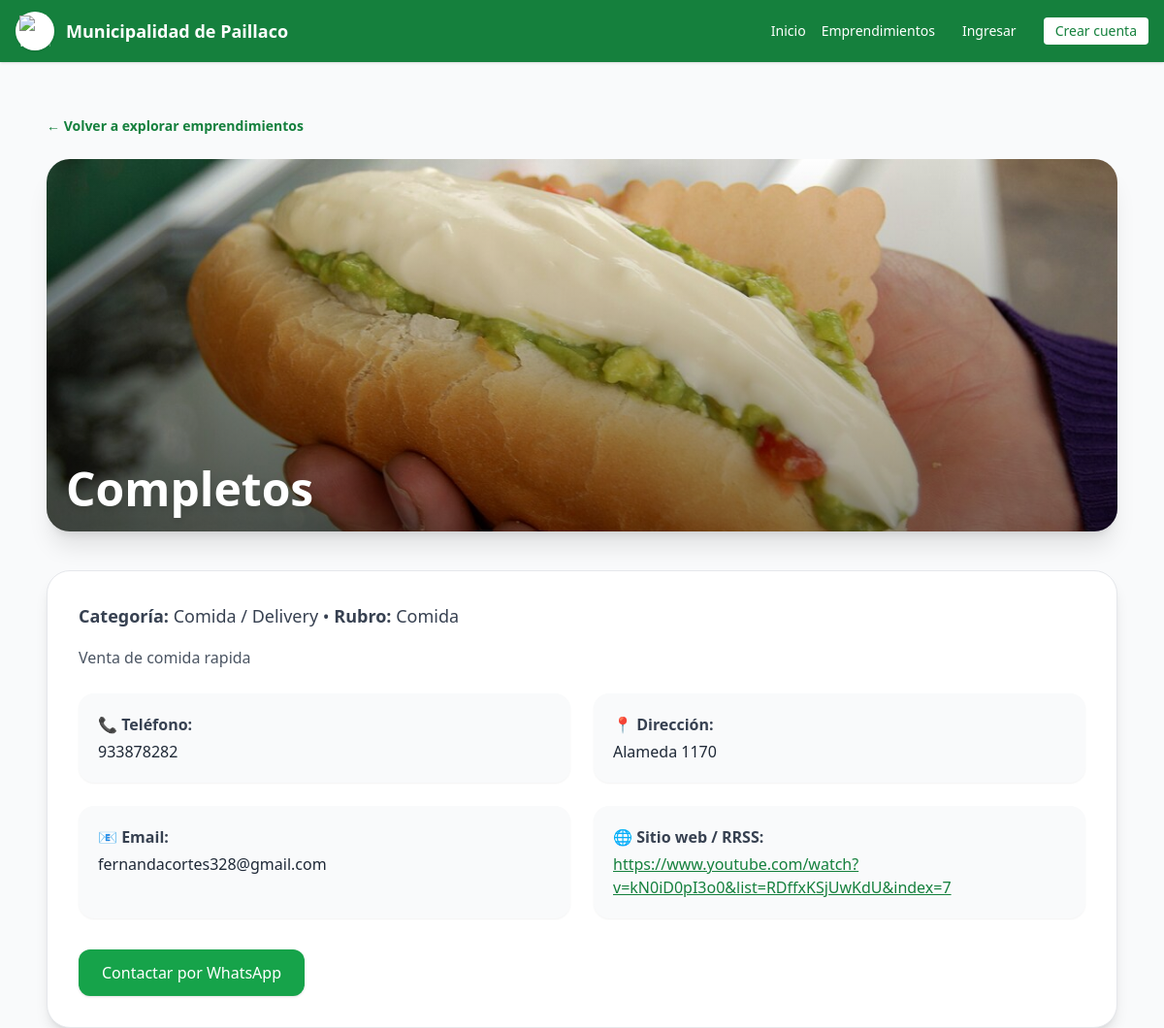
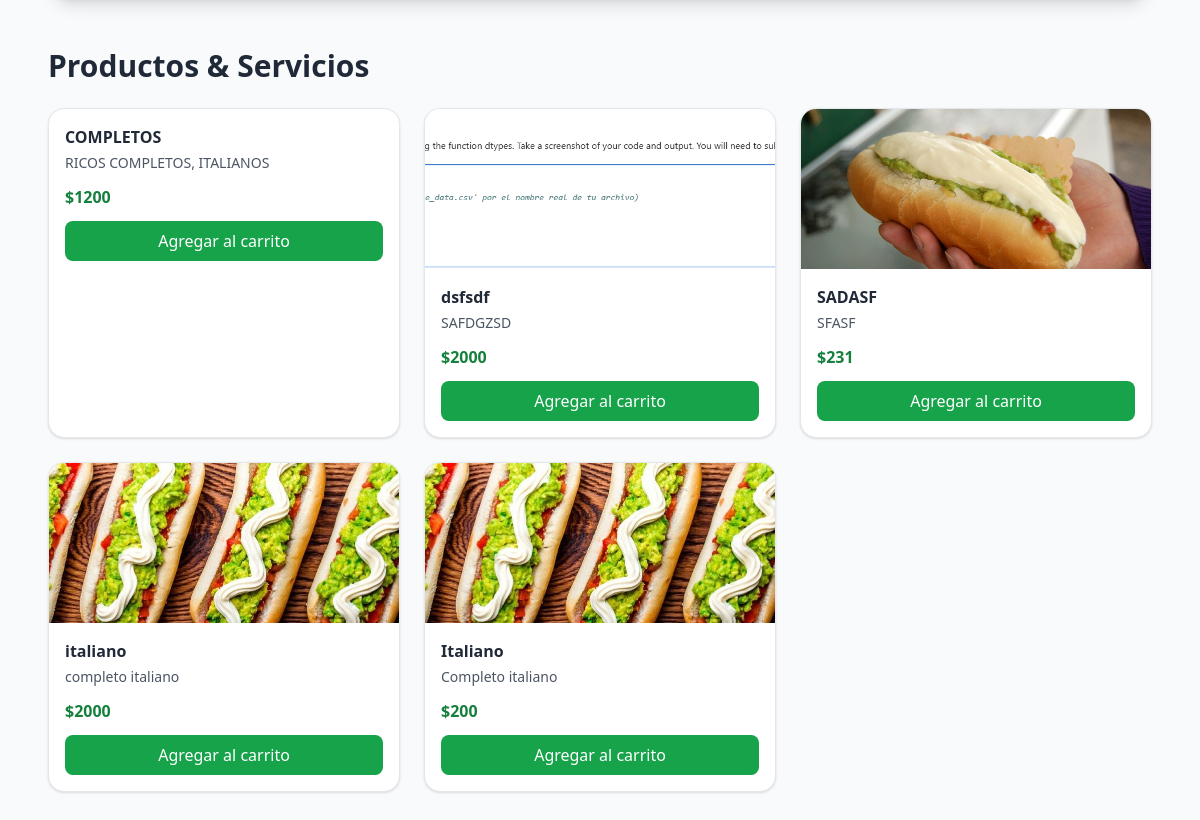
Page /directorio/2/ on the committed database (2 pictures, top to bottom).
### marketplace/models.py (models this page shows, shortened)
class Emprendimiento(models.Model):
    CATEGORIAS = [
        ("comida", "Comida / Delivery"),
        ("ropa", "Ropa / Boutique"),
        ("tienda", "Tienda general"),
        ("alimentos", "Alimentos"),
        ("servicios", "Servicios (peluquería, uñas, etc.)"),
        ("otros", "Otros"),
    ]
    owner = models.ForeignKey(
        settings.AUTH_USER_MODEL,
        on_delete=models.CASCADE,
        related_name="emprendimientos"
    )
    nombre = models.CharField(max_length=150)
    categoria = models.CharField(max_length=30, choices=CATEGORIAS)
    rubro = models.CharField(max_length=150, blank=True)
    descripcion = models.TextField(blank=True)
    direccion = models.CharField(max_length=200, blank=True)
    telefono = models.CharField(max_length=30, blank=True)
    email_contacto = models.EmailField(blank=True)
    sitio_web = models.URLField(blank=True)
    imagen = models.ImageField(upload_to="emprendimientos/", blank=True, null=True)
    imagen1 = models.ImageField(upload_to="emprendimientos/", blank=True, null=True)
    imagen2 = models.ImageField(upload_to="emprendimientos/", blank=True, null=True)
    imagen3 = models.ImageField(upload_to="emprendimientos/", blank=True, null=True)
    permite_agendar = models.BooleanField(default=False)
    permite_compras = models.BooleanField(default=False)
    is_verified = models.BooleanField(default=False)
    visitas = models.IntegerField(default=0)
    creado_en = models.DateTimeField(auto_now_add=True)
    def save(self, *args, **kwargs):
        if self.categoria == "comida":
            self.permite_agendar = False
            self.permite_compras = True
        elif self.categoria in ["ropa", "tienda", "alimentos"]:
            self.permite_agendar = False
            self.permite_compras = True
        elif self.categoria == "servicios":
            self.permite_agendar = True
            self.permite_compras = False
        else:
            self.permite_agendar = False
            self.permite_compras = False
        super().save(*args, **kwargs)

class Producto(models.Model):
    TIPO_CHOICES = [
        ("menu", "Plato / Menú"),
        ("producto", "Producto"),
        ("servicio", "Servicio"),
    ]
    emprendimiento = models.ForeignKey(
        "Emprendimiento",
        on_delete=models.CASCADE,
        related_name="productos"
    )
    nombre = models.CharField(max_length=150)
    descripcion = models.TextField(blank=True)
    precio = models.DecimalField(max_digits=10, decimal_places=0)
    tipo = models.CharField(max_length=20, choices=TIPO_CHOICES, default="producto")
    imagen = models.ImageField(upload_to="productos/", blank=True, null=True)
    disponible = models.BooleanField(default=True)

### marketplace/views.py (the view, shortened to what this page needs)
# urls.py: path("directorio/<int:pk>/", views.emprendimiento_detalle, name="emprendimiento_detalle"),
def emprendimiento_detalle(request, pk):
    emprendimiento = get_object_or_404(Emprendimiento, pk=pk)
    emprendimiento.visitas = (emprendimiento.visitas or 0) + 1
    emprendimiento.save(update_fields=["visitas"])
    productos_qs = Producto.objects.filter(emprendimiento=emprendimiento)
    menu_items = None
    if emprendimiento.categoria == "comida":
        menu_items = productos_qs.filter(tipo="menu")
    productos_generales = None
    if emprendimiento.categoria in ["ropa", "tienda", "alimentos"]:
        productos_generales = productos_qs.filter(tipo="producto")
    servicios_ofrecidos = None
    reserva_form = None
    mensaje_reserva = None
    context = {
        "emprendimiento": emprendimiento,
        "menu_items": menu_items,
        "productos_generales": productos_generales,
        "servicios_ofrecidos": servicios_ofrecidos,
        "reserva_form": reserva_form,
        "mensaje_reserva": mensaje_reserva,
    }
    return render(request, "marketplace/emprendimiento_detalle.html", context)

### marketplace/context_processors.py (called while the page is built)
def carrito_count(request):
    carrito = request.session.get("carrito", {})
    total = 0
    for item in carrito.values():
        cantidad = item.get("cantidad", 1)
        total += cantidad
    return {"carrito_count": total}

def carrito_context(request):
    count = 0
    if request.user.is_authenticated:
        count = CarritoItem.objects.filter(user=request.user).count()
    else:
        cart = request.session.get("cart", [])
        count = sum(item.get("cantidad", 1) for item in cart)
    return {"carrito_count": count}

### templates/marketplace/emprendimiento_detalle.html (shortened to what this page needs)
{% extends "base.html" %}
{% load static %}
{% block content %}
<div class="max-w-6xl mx-auto p-6">
    <a href="{% url 'directory' %}"
       class="text-green-700 hover:text-green-900 text-sm font-semibold flex items-center gap-1 mb-6">
        ← Volver a explorar emprendimientos
    </a>
    <div class="relative w-full h-72 md:h-96 rounded-3xl overflow-hidden shadow-xl mb-10">
        {% if emprendimiento.imagen %}
            <img src="{{ emprendimiento.imagen.url }}"
                 class="w-full h-full object-cover">
        {% else %}
            <div class="w-full h-full bg-gray-200 flex items-center justify-center text-gray-500">
                Sin imagen disponible
            </div>
        {% endif %}
        <div class="absolute inset-0 bg-gradient-to-t from-black/40 to-transparent"></div>
        <div class="absolute bottom-5 left-5 text-white">
            <h1 class="text-4xl md:text-5xl font-bold drop-shadow-lg">
                {{ emprendimiento.nombre }}
            </h1>
        </div>
    </div>
    <div class="bg-white rounded-3xl shadow-lg border border-gray-200 p-8 mb-12">
        <p class="text-lg text-gray-700 mb-4">
            <span class="font-bold">Categoría:</span> {{ emprendimiento.get_categoria_display }}
            {% if emprendimiento.rubro %}
                • <span class="font-bold">Rubro:</span> {{ emprendimiento.rubro }}
            {% endif %}
        </p>
        {% if emprendimiento.descripcion %}
        <div class="text-gray-600 leading-relaxed mb-6">
            {{ emprendimiento.descripcion }}
        </div>
        {% endif %}
        <div class="grid md:grid-cols-2 gap-6">
            <div class="bg-gray-50 p-5 rounded-2xl shadow-sm">
                <h3 class="font-semibold text-gray-700 mb-1">📞 Teléfono:</h3>
                <p class="text-gray-800">{{ emprendimiento.telefono }}</p>
            </div>
            <div class="bg-gray-50 p-5 rounded-2xl shadow-sm">
                <h3 class="font-semibold text-gray-700 mb-1">📍 Dirección:</h3>
                <p class="text-gray-800">{{ emprendimiento.direccion }}</p>
            </div>
            <div class="bg-gray-50 p-5 rounded-2xl shadow-sm">
                <h3 class="font-semibold text-gray-700 mb-1">📧 Email:</h3>
                <p class="text-gray-800">{{ emprendimiento.email_contacto }}</p>
            </div>
            {% if emprendimiento.sitio_web %}
            <div class="bg-gray-50 p-5 rounded-2xl shadow-sm">
                <h3 class="font-semibold text-gray-700 mb-1">🌐 Sitio web / RRSS:</h3>
                <a href="{{ emprendimiento.sitio_web }}" target="_blank"
                   class="text-green-700 hover:text-green-900 underline break-words">
                    {{ emprendimiento.sitio_web }}
                </a>
            </div>
            {% endif %}
        </div>
        <div class="mt-8 flex flex-wrap gap-4">
            <a href="https://wa.me/56{{ emprendimiento.telefono }}" target="_blank"
               class="px-6 py-3 bg-green-600 text-white rounded-xl shadow hover:bg-green-700 transition">
                Contactar por WhatsApp
            </a>
        </div>
    </div>
{% if productos_generales or menu_items or servicios_ofrecidos %}
<h2 class="text-3xl font-bold text-gray-800 mt-12 mb-6">Productos & Servicios</h2>
<div class="grid md:grid-cols-3 gap-6">
    {% if menu_items %}
        {% for p in menu_items %}
        <div class="bg-white border rounded-2xl shadow hover:shadow-lg transition overflow-hidden">
            {% if p.imagen %}
            <img src="{{ p.imagen.url }}" class="w-full h-40 object-cover">
            {% endif %}
            <div class="p-4">
                <h3 class="font-semibold text-gray-800">{{ p.nombre }}</h3>
                <p class="text-sm text-gray-600 mt-1">{{ p.descripcion }}</p>
                <p class="mt-3 font-bold text-green-700">${{ p.precio }}</p>
                <form method="POST" action="{% url 'agregar_al_carrito' p.id %}">
                    <button class="w-full bg-green-600 text-white p-2 rounded-lg hover:bg-green-700 mt-3">
                        Agregar al carrito
                    </button>
                </form>
            </div>
        </div>
        {% endfor %}
    {% endif %}
</div>
{% endif %}
</div>
{% endblock %}

### rows in the picture
Emprendimiento: imagen (picture), nombre "Completos", categoria "Comida / Delivery", rubro "Comida", descripcion "Venta de comida rapida", telefono "933878282", direccion "Alameda 1170", email_contacto "fernandacortes328@gmail.com", sitio_web "https://www.youtube.com/watch?v=kN0iD0pI3o0&list=RDffxKSjUwKdU&index=7"
Producto: nombre "COMPLETOS", descripcion "RICOS COMPLETOS, ITALIANOS", precio "1200"
Producto: imagen (picture), nombre "dsfsdf", descripcion "SAFDGZSD", precio "2000"
Producto: imagen (picture), nombre "SADASF", descripcion "SFASF", precio "231"
Producto: imagen (picture), nombre "italiano", descripcion "completo italiano", precio "2000"
Producto: imagen (picture), nombre "Italiano", descripcion "Completo italiano", precio "200"
